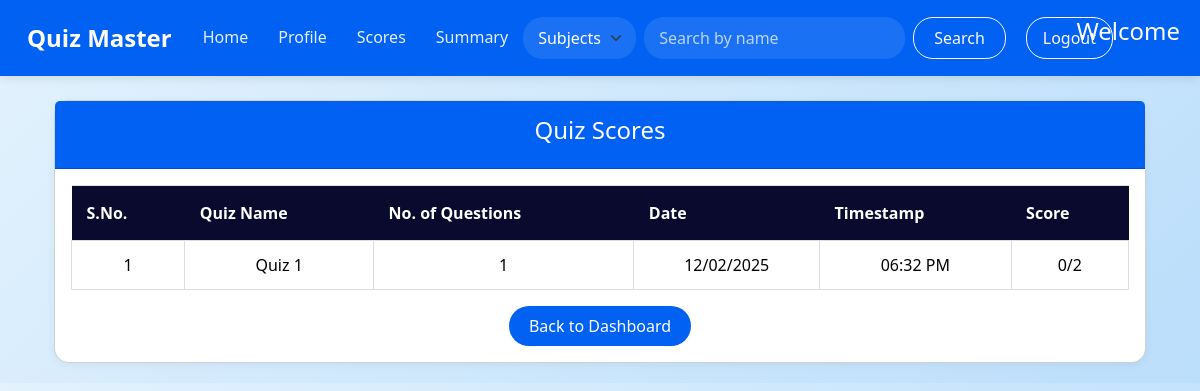
Screenshot of /scores (signed in) with the database file from the repository.
### models.py (models this page shows)
class User(db.Model):
    id = db.Column(db.Integer, primary_key = True)
    username = db.Column(db.String(50), unique = True, nullable = False)
    password_hash = db.Column(db.String(256),  nullable = False)
    full_name = db.Column(db.String(100), nullable=False, default='User')
    qualification = db.Column(db.String(255), nullable = True)
    dob = db.Column(db.String(20), nullable = True)
    is_admin = db.Column(db.Boolean, nullable = False, default = False)

class Score(db.Model):
    id = db.Column(db.Integer, primary_key = True)
    user_id = db.Column(db.Integer, db.ForeignKey('user.id'), nullable = False)
    quiz_id = db.Column(db.Integer, db.ForeignKey('quiz.id'), nullable = False)
    marks = db.Column(db.Integer, nullable = False)
    timestamp = db.Column(db.Integer, default=lambda: int(datetime.utcnow().timestamp()))

class Quiz(db.Model):
    id = db.Column(db.Integer, primary_key = True)
    name = db.Column(db.String(255), nullable = False)
    no_of_question = db.Column(db.Integer, nullable = False)
    marks = db.Column(db.Integer, nullable = False)
    date = db.Column(db.DateTime, default=datetime.utcnow)
    time = db.Column(db.Integer, default=int(datetime.utcnow().timestamp()))
    remark = db.Column(db.String(255))
    chapter_id = db.Column(db.Integer, db.ForeignKey('chapter.id'), nullable=False)
    questions = db.relationship('Question', backref='quiz', lazy=True)

### controllers/routes.py (the view)
@app.route('/scores')
@auth_requried
def score():
    from datetime import datetime
    user = User.query.get(session['user_id'])
    scores = db.session.query(
        Score, Quiz
    ).join(
        Quiz, Score.quiz_id == Quiz.id
    ).filter(
        Score.user_id == user.id
    ).all()
    score_data = []
    for score, quiz in scores:
        score_data.append({
            'quiz': quiz,
            'score': score.marks,
            'total_marks': quiz.no_of_question * quiz.marks,
            'timestamp': score.timestamp
        })
    return render_template('score.html',
                         scores=score_data,
                         user=user,
                         datetime=datetime)

### controllers/routes.py (called while the page is built)
def auth_requried(func):
    @wraps(func)
    def inner(*args, **kwargs):
        if 'user_id' in session:
            return func(*args, **kwargs)
        else:
            flash('You need to be logged in to access this page')
            return redirect(url_for('login'))
    return inner

### templates/score.html (shortened to what this page needs)
{% extends 'layout.html' %}
{% block content %}
<div class="container mt-4">
    <div class="card">
        <div class="card-header">
            <h2 class="text-center">Quiz Scores</h2>
        </div>
        <div class="card-body">
            <div class="table-responsive">
                <table class="table table-bordered">
                    <thead>
                        <tr>
                            <th>S.No.</th>
                            <th>Quiz Name</th>
                            <th>No. of Questions</th>
                            <th>Date</th>
                            <th>Timestamp</th>
                            <th>Score</th>
                        </tr>
                    </thead>
                    <tbody>
                        {% for item in scores %}
                        <tr>
                            <td>{{ loop.index }}</td>
                            <td>{{ item.quiz.name }}</td>
                            <td>{{ item.quiz.no_of_question }}</td>
                            <td>{{ item.quiz.date.strftime('%d/%m/%Y') }}</td>
                            <td>{{ datetime.fromtimestamp(item.timestamp).strftime('%I:%M %p') }}</td>
                            <td>{{ item.score }}/{{ item.total_marks }}</td>
                        </tr>
                        {% endfor %}
                    </tbody>
                </table>
            </div>
            <div class="text-center mt-3">
                <a href="{{ url_for('home') }}" class="btn btn-primary">Back to Dashboard</a>
            </div>
        </div>
    </div>
</div>
{% endblock %}

### templates/navbar.html (shortened to what this page needs)
<nav class="navbar navbar-expand-lg bg-body-tertiary">
    <div class="container-fluid">
        <a class="navbar-brand" href="/">Quiz Master</a>
        <div class="collapse navbar-collapse" id="navbarSupportedContent">
            <ul class="navbar-nav me-auto mb-2 mb-lg-0">
                {% if 'user_id' in session %}
                <li class="nav-item">
                    <a class="nav-link" href="{{ url_for('home') }}">Home</a>
                </li>
                <li class="nav-item">
                    <a class="nav-link" href="{{ url_for('profile') }}">Profile</a>
                </li>
                {% if user and user.is_admin %}
                <li class="nav-item">
                    <a class="nav-link" href="{{ url_for('quiz_management') }}">Quiz Management</a>
                </li>
                <li class="nav-item">
                    <a class="nav-link" href="{{ url_for('summary') }}">Summary</a>
                </li>
                <li class="nav-item">
                    <a class="nav-link" href="{{ url_for('user_data') }}">User Data</a>
                </li>
                {% else %}
                <li class="nav-item">
                    <a class="nav-link" href="{{ url_for('score') }}">Scores</a>
                </li>
                <li class="nav-item">
                    <a class="nav-link" href="{{ url_for('user_summary') }}">Summary</a>
                </li>
                {% endif %}
                <form class="d-flex" method="GET" action="{{ url_for('search') }}">
                    <select class="form-select me-2" name="source" style="width: auto;">
                        {% if user.is_admin %}
                        <option value="users" {% if source=='users' %}selected{% endif %}>Users</option>
                        <option value="subjects" {% if source=='subjects' %}selected{% endif %}>Subjects</option>
                        <option value="quiz" {% if source=='quiz' %}selected{% endif %}>Quizzes</option>
                        {% else %}
                        <option value="subjects" {% if source=='subjects' %}selected{% endif %}>Subjects</option>
                        {% endif %}
                    </select>
                    <input class="form-control me-2" type="search" placeholder="Search by name" name="q"
                        value="{{ request.args.get('q', '') }}">
                    <button class="btn btn-outline-light" type="submit">Search</button>
                </form>
                <a href="{{ url_for('logout') }}" class="btn btn-logout">Logout</a>
                <h4 class="welcome-message">
                    {% if user.is_admin %}
                    Welcome Admin
                    {% else %}
                    Welcome {{ user.full_name }}
                    {% endif %}
                </h4>
                {% endif %}
            </ul>
        </div>
    </div>
</nav>

### templates/score.html (style rules this page uses)
body { background: linear-gradient(135deg, #E3F2FD, #BBDEFB); font-family: 'Segoe UI', system-ui, sans-serif; }
.card { background-color: white; border-radius: 15px; margin: 20px 0; box-shadow: 0 2px 10px rgba(0, 0, 0, 0.05); }
.card-header { background-color: #0061F2; color: white; padding: 15px; border-radius: 15px 15px 0 0; }
.text-center { font-size: 24px; font-weight: 500; text-align: center; }
.table { width: 100%; margin-bottom: 0; }
.table th { background: #0A0A2E; color: white; padding: 15px; border: none; }
.table td { padding: 12px 15px; border: 1px solid #ddd; text-align: center; vertical-align: middle; }
.btn-primary { background-color: #0061F2; color: white; border: none; border-radius: 20px; padding: 8px 20px; font-weight: 500; transition: transform 0.2s; }
.mt-3 { margin-top: 1rem; }

### templates/navbar.html (style rules this page uses)
.navbar { background-color: #0061F2 !important; padding: 15px 0; box-shadow: 0 2px 10px rgba(0, 0, 0, 0.1); }
.navbar-brand { color: white !important; font-size: 24px; font-weight: 600; padding-left: 15px; }
.nav-link { color: rgba(255, 255, 255, 0.9) !important; font-weight: 500; padding: 8px 15px !important; border-radius: 20px; transition: all 0.3s ease; }
.form-select { border-radius: 20px; padding: 8px 15px; padding-right: 35px; border: none; background-color: rgba(255, 255, 255, 0.1); color: white; }
.form-select option { background-color: #0061F2; color: white; }
.form-control { border-radius: 20px; padding: 8px 15px; border: none; background-color: rgba(255, 255, 255, 0.1); color: white; }
.form-control::placeholder { color: rgba(255, 255, 255, 0.7) !important; }
.btn-outline-light { border-radius: 20px; padding: 8px 20px; font-weight: 500; transition: all 0.3s ease; }
.btn-logout { color: #fff8f8; border: none; border-radius: 20px; border: 1px solid #ffffff; padding: 8px 16px; margin: 0 20px; font-weight: 500; text-decoration: none; }
.welcome-message { position: absolute; right: 20px; color: white; font-weight: 500; }

### rows the page displays
User: source "Subjects"
Score: quiz.name "Quiz 1", quiz.no_of_question "1", quiz "12/02/2025", fromtimestamp "06:32 PM", score "0", total_marks "2"
